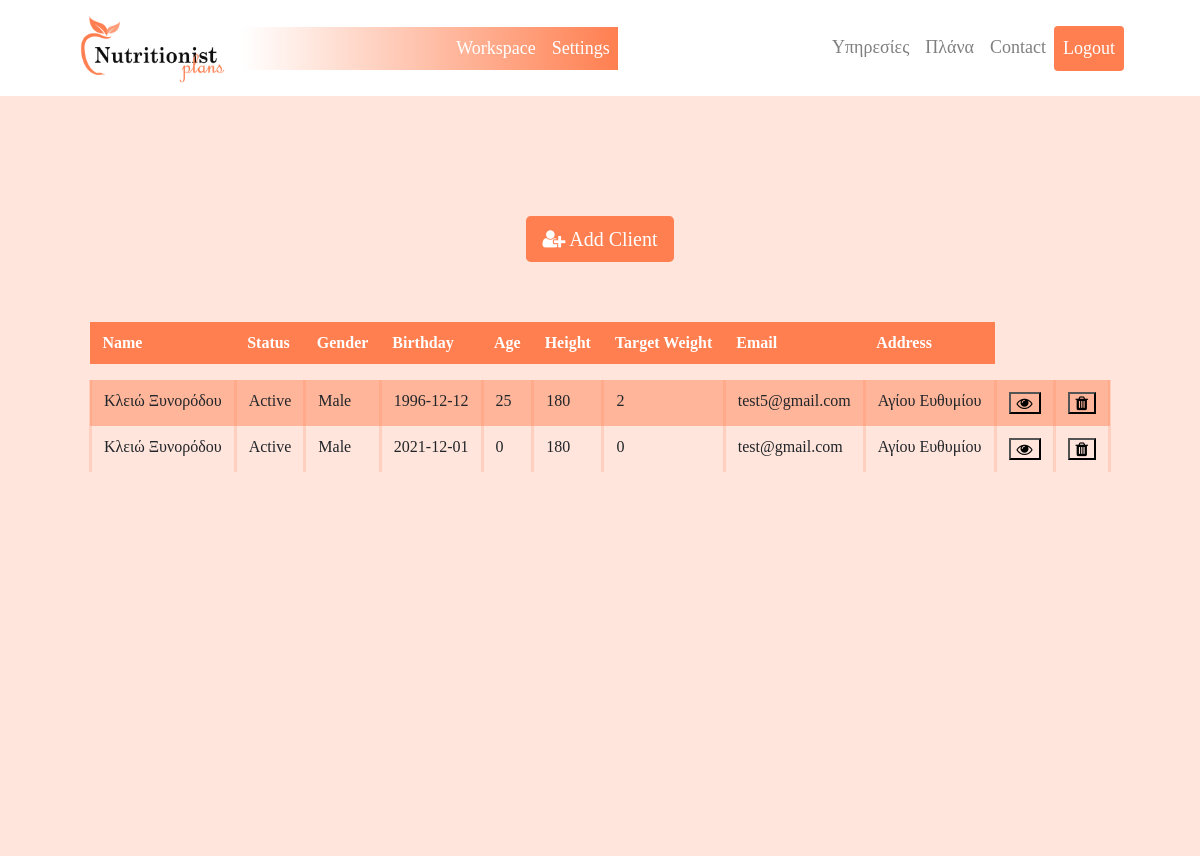
/workspace (signed in), run on an earlier commit of the app's database.
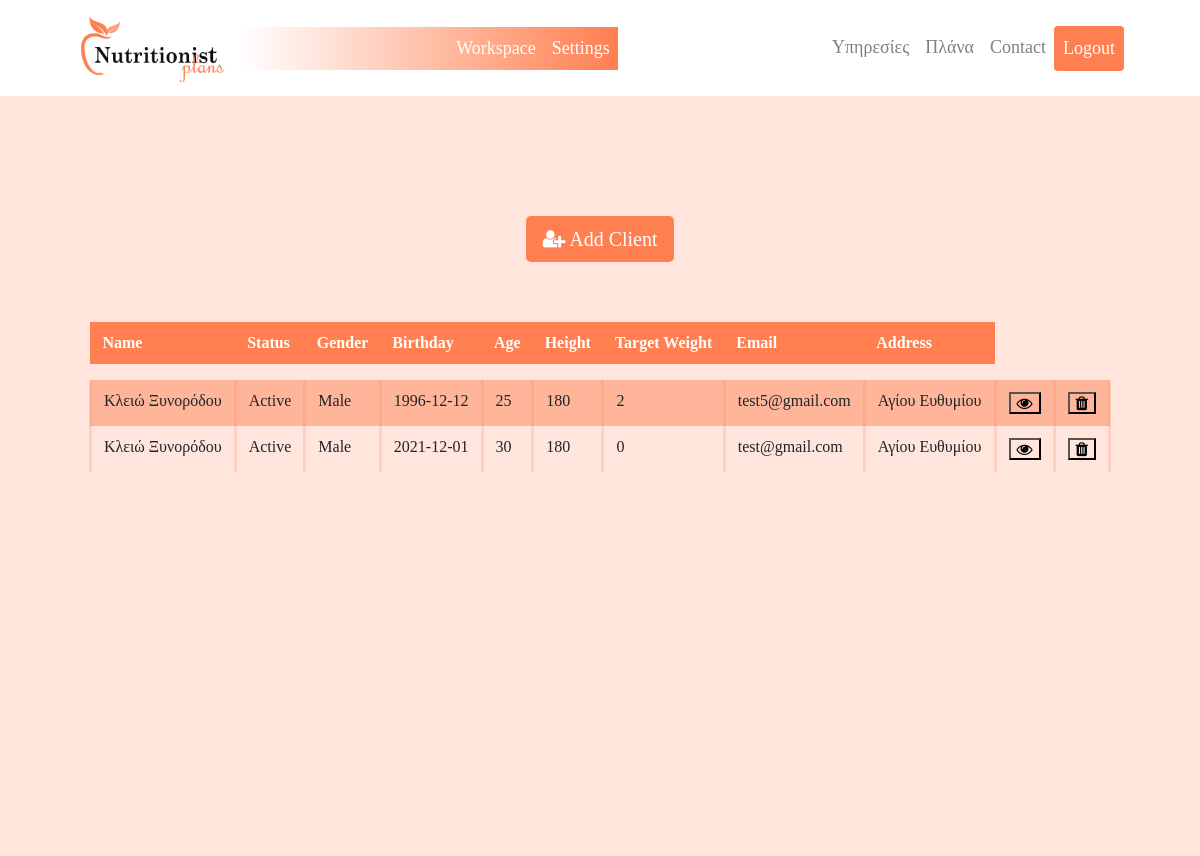
And on a later commit of the database.
### nutriplans_app/models.py (models this page shows, shortened)
class Clients(models.Model):
    status_choices = (
        ('Active', 'Active'),
        ('Active', 'Inactive'),
    )
    gender_choices = (
        ('Male', 'Male'),
        ('Female', 'Female'),
    )
    user = models.ForeignKey(User, on_delete=models.CASCADE)
    name = models.CharField(default='',max_length=32)
    status = models.CharField(max_length=7,choices=status_choices)
    gender= models.CharField(max_length=7,choices=gender_choices)
    birthday = models.CharField(default='',max_length=100)
    age = models.IntegerField(default=0)
    height = models.IntegerField(default=0)
    initial_weight = models.IntegerField(default=0)
    target_weight = models.IntegerField(default=0.0)
    email = models.EmailField(default='')
    phone = models.IntegerField(default=0)
    address = models.CharField(default='',max_length=100)
    notes = models.CharField(default='',max_length=1000)

### nutriplans_app/views.py (the view)
# urls.py: path('workspace', views.workspace, name = 'workspace'),
@group_required('Nutrition')
def workspace(request):
    if request.user.is_authenticated:
        login_user_id=request.user.id
        client_list = Clients.objects.all().filter(user_id=login_user_id)
        add_client_form=AddClients()
        if request.method == 'POST':
            if request.POST.get('action_button')=='add_button':
                print('add client time')
                add_client_form = AddClients(request.POST)
                if add_client_form.is_valid():
                    print('time to save')
                    name=request.POST['name']
                    status=request.POST['status']
                    gender=request.POST['gender']
                    birthday=request.POST['birthday']
                    age=request.POST['age']
                    height=request.POST['height']
                    target_weight=request.POST['target_weight']
                    email=request.POST['email']
                    phone=request.POST['phone']
                    address=request.POST['address']
                    new_client=Clients.objects.create(name=name,status=status,gender=gender,birthday=birthday, age=age, height=height,target_weight=target_weight,email=email,phone=phone,address=address,user_id=request.user.id )
                    new_client.save()
                    messages.success(request,''+name+' has been added! If you want to see ')
                    new_equiv = Equivalents(client_id=new_client.id,target_calories=0.0,carbohydrates_percent=40,proteins_percent=30,fat_percent=30,full_milk=0,semi_milk=0,zero_milk=0,fruits=0,vegetables=0,bread_cereals=0,full_meat=0,semi_meat=0,zero_meat=0,fat=0)
                    new_equiv.save()
                    return render(request, 'workspace.html',{'client_list':client_list,'target_row':-1,'add_client_form':add_client_form})
                else:
                    print('not valid')
                    openmodal='add_patient_modal'
                    return render(request, 'workspace.html',{'client_list':client_list,'target_row':-1,'add_client_form':add_client_form, 'openmodal':openmodal})
            if request.POST.get('action_button')=='view_client_page':
                print ('redirect')
                target_client_id=request.POST['target_row']
                return redirect('client_page_new',client_id=target_client_id)
            if request.POST.get('action_button')=='delete_client':
                target_client_id=request.POST['target_row']
                print ('delete ',target_client_id)
                target_client=Clients.objects.all().filter(id=target_client_id)
                target_client_name=target_client[0].name
                Clients.objects.all().filter(id=target_client_id).delete()
                client_list = Clients.objects.all().filter(user_id=login_user_id)
                messages.success(request,''+target_client_name+' has been deleted!')
                return render(request, 'workspace.html',{'client_list':client_list,'add_client_form':add_client_form})
        else:
            return render(request, 'workspace.html',{'client_list':client_list,'add_client_form':add_client_form})
    else:
        Sign_up_form = SignUpForm()
        return render(request, 'index.html',{'Sign_up_form': Sign_up_form, 'openmodal':'signin','messages_signin':'you must login first'})

### nutriplans_app/views.py (called while the page is built)
def group_required(*group_names):
    def in_groups(u):
        if u.is_authenticated:
            if bool(u.groups.filter(name__in=group_names)) | u.is_superuser:
                return True
        return False
    return user_passes_test(in_groups, login_url='403')

### nutriplans_app/templates/workspace.html (shortened to what this page needs)
<head>
  {% load static %}
  <link rel="stylesheet" type="text/css" href="{% static 'css/workspace_table.css' %}"/>
</head>
<body>
  <nav>
      {% include "./base.html" %}
  </nav>
  <section class="layout">
      <div class="column1">
        <div class="element"></div>
        <button type="button" class="btn btn-primary btn-lg" style="background-color: coral; border: 0;" data-toggle="modal" data-target="#add_patient_modal">
          <i class='fa fa-user-plus'></i> Add Client
        </button>
        <div class="element">
          <table class="table center" id="client_table" >
            <thead>
              <th style="border-radius: 0;">Name</th>
              <th style="border-radius: 0;">Status</th>
              <th style="border-radius: 0;">Gender</th>
              <th style="border-radius: 0;">Birthday</th>
              <th style="border-radius: 0;">Age</th>
              <th style="border-radius: 0;">Height</th>
              <th style="border-radius: 0;">Target Weight</th>
              <th style="border-radius: 0;">Email</th>
              <th style="border-radius: 0;">Address</th>
            </thead>
            <tbody style="margin:20px;">
              <tr>
                {% for field in client_list %}
                  <tr>
                    <form method="post" >
                      <td>{{field.name}}</td>
                      <td>{{field.status}}</td>
                      <td>{{field.gender}}</td>
                      <td>{{field.birthday}}</td>
                      <td>{{field.age}}</td>
                      <td>{{field.height}}</td>
                      <td>{{field.target_weight}}</td>
                      <td>{{field.email}}</td>
                      <td>{{field.address}}</td>
                      <td> <button type="submit" name="action_button" value="view_client_page" style="background-color: transparent;"><i class='fa fa-eye'></i></button> </td>
                      <td> <button type="submit" name="action_button" value="delete_client" style="background-color: transparent;"><i class='fa fa-trash'></i></button> </td>
                    </form>
                  </tr>
                {% endfor %}
            </tr>
            </tbody>
          </table>
        </div>
      </div>
  </section>
</body>

What changed in the data, as far as the page shows it:
changed Clients "test@gmail.com": age "0" → "30"
